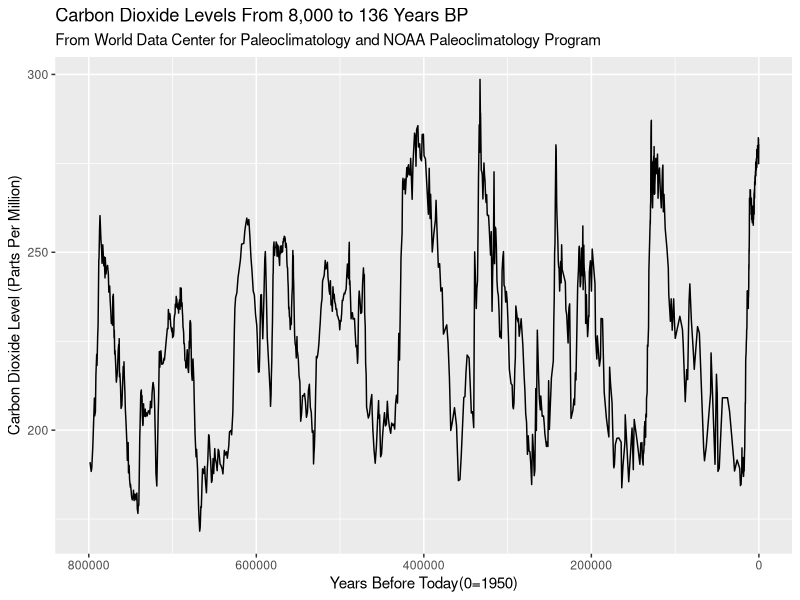
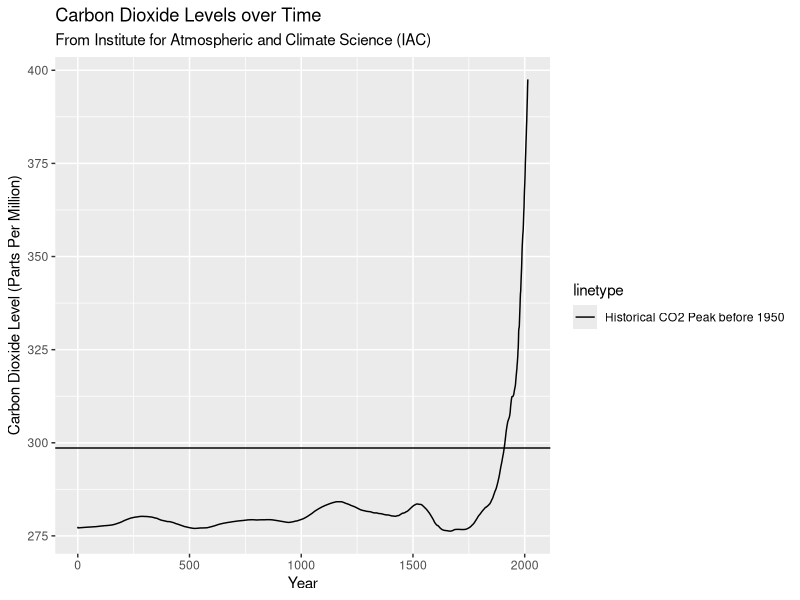

R code for these plots, in order:
## ---- chunk 1
# load libraries and data
library(readr)
library(dplyr)
library(ggplot2)
## ---- chunk 2
options(scipen=10000) #removes scientific notation
#Create NOAA Visualization here:
noaa_data <- read_csv("carbon_dioxide_levels.csv")
str(noaa_data)
head(noaa_data)
noaa_viz <- ggplot(noaa_data, aes(x=Age_yrBP,y=CO2_ppmv)) + geom_line() + labs(title="Carbon Dioxide Levels From 8,000 to 136 Years BP",subtitle="From World Data Center for Paleoclimatology and NOAA Paleoclimatology Program",x="Years Before Today(0=1950)",y="Carbon Dioxide Level (Parts Per Million)") + scale_x_reverse(lim=c(800000,0))
noaa_viz 
## ---- chunk 3
#Create IAC Visualization
iac_data <- read_csv("yearly_co2.csv")
head(iac_data)
iac_viz <- ggplot(iac_data,aes(x=year,y=data_mean_global)) + geom_line() + labs(title="Carbon Dioxide Levels over Time", subtitle="From Institute for Atmospheric and Climate Science (IAC)",x="Year",y="Carbon Dioxide Level (Parts Per Million)")
millennia_max <- max(noaa_data$CO2_ppmv)
print(millennia_max)
iac_viz + geom_hline(aes(yintercept=millennia_max,linetype="Historical CO2 Peak before 1950"))
iac_data %>% filter(data_mean_global>=millennia_max)

